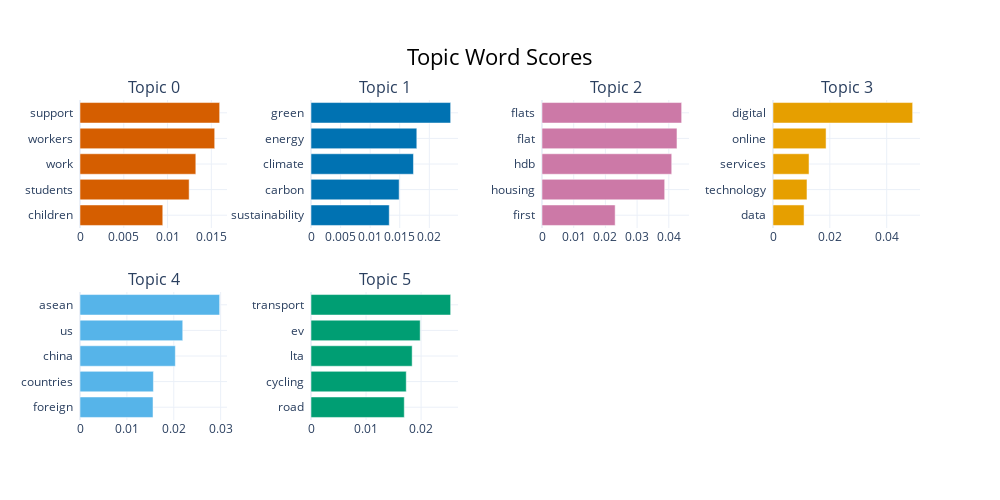

Notebook code for this chart:
### Code cell
enhanced_BERT.visualize_barchart()

### Figure 1 — Plotly figure (JSON) as saved in the notebook; plotly's stock layout.template omitted (floating-point values rounded to 4 significant figures)
{"data": [{"marker": {"color": "#D55E00"}, "orientation": "h", "type": "bar", "x": [0.009453, 0.01246, 0.01323, 0.01538, 0.01595], "xaxis": "x", "y": ["children  ", "students  ", "work  ", "workers  ", "support  "], "yaxis": "y"}, {"marker": {"color": "#0072B2"}, "orientation": "h", "type": "bar", "x": [0.01323, 0.0149, 0.01732, 0.01788, 0.0236], "xaxis": "x2", "y": ["sustainability  ", "carbon  ", "climate  ", "energy  ", "green  "], "yaxis": "y2"}, {"marker": {"color": "#CC79A7"}, "orientation": "h", "type": "bar", "x": [0.02308, 0.0387, 0.04092, 0.04258, 0.04405], "xaxis": "x3", "y": ["first  ", "housing  ", "hdb  ", "flat  ", "flats  "], "yaxis": "y3"}, {"marker": {"color": "#E69F00"}, "orientation": "h", "type": "bar", "x": [0.01093, 0.01195, 0.01268, 0.01867, 0.04913], "xaxis": "x4", "y": ["data  ", "technology  ", "services  ", "online  ", "digital  "], "yaxis": "y4"}, {"marker": {"color": "#56B4E9"}, "orientation": "h", "type": "bar", "x": [0.01558, 0.01566, 0.02034, 0.02192, 0.02979], "xaxis": "x5", "y": ["foreign  ", "countries  ", "china  ", "us  ", "asean  "], "yaxis": "y5"}, {"marker": {"color": "#009E73"}, "orientation": "h", "type": "bar", "x": [0.01695, 0.01731, 0.01838, 0.01984, 0.02537], "xaxis": "x6", "y": ["road  ", "cycling  ", "lta  ", "ev  ", "transport  "], "yaxis": "y6"}], "layout": {"annotations": [{"font": {"size": 16}, "showarrow": false, "text": "Topic 0", "x": 0.0875, "xanchor": "center", "xref": "paper", "y": 1, "yanchor": "bottom", "yref": "paper"}, {"font": {"size": 16}, "showarrow": false, "text": "Topic 1", "x": 0.3625, "xanchor": "center", "xref": "paper", "y": 1, "yanchor": "bottom", "yref": "paper"}, {"font": {"size": 16}, "showarrow": false, "text": "Topic 2", "x": 0.6375, "xanchor": "center", "xref": "paper", "y": 1, "yanchor": "bottom", "yref": "paper"}, {"font": {"size": 16}, "showarrow": false, "text": "Topic 3", "x": 0.9125, "xanchor": "center", "xref": "paper", "y": 1, "yanchor": "bottom", "yref": "paper"}, {"font": {"size": 16}, "showarrow": false, "text": "Topic 4", "x": 0.0875, "xanchor": "center", "xref": "paper", "y": 0.4, "yanchor": "bottom", "yref": "paper"}, {"font": {"size": 16}, "showarrow": false, "text": "Topic 5", "x": 0.3625, "xanchor": "center", "xref": "paper", "y": 0.4, "yanchor": "bottom", "yref": "paper"}], "height": 500, "hoverlabel": {"bgcolor": "white", "font": {"family": "Rockwell", "size": 16}}, "showlegend": false, "title": {"font": {"color": "Black", "size": 22}, "text": "Topic Word Scores", "x": 0.5, "xanchor": "center", "yanchor": "top"}, "width": 1000, "xaxis": {"anchor": "y", "domain": [0, 0.175], "showgrid": true}, "xaxis2": {"anchor": "y2", "domain": [0.275, 0.45], "showgrid": true}, "xaxis3": {"anchor": "y3", "domain": [0.55, 0.725], "showgrid": true}, "xaxis4": {"anchor": "y4", "domain": [0.825, 1], "showgrid": true}, "xaxis5": {"anchor": "y5", "domain": [0, 0.175], "showgrid": true}, "xaxis6": {"anchor": "y6", "domain": [0.275, 0.45], "showgrid": true}, "xaxis7": {"anchor": "y7", "domain": [0.55, 0.725], "showgrid": true}, "xaxis8": {"anchor": "y8", "domain": [0.825, 1], "showgrid": true}, "yaxis": {"anchor": "x", "domain": [0.6, 1], "showgrid": true}, "yaxis2": {"anchor": "x2", "domain": [0.6, 1], "showgrid": true}, "yaxis3": {"anchor": "x3", "domain": [0.6, 1], "showgrid": true}, "yaxis4": {"anchor": "x4", "domain": [0.6, 1], "showgrid": true}, "yaxis5": {"anchor": "x5", "domain": [0, 0.4], "showgrid": true}, "yaxis6": {"anchor": "x6", "domain": [0, 0.4], "showgrid": true}, "yaxis7": {"anchor": "x7", "domain": [0, 0.4], "showgrid": true}, "yaxis8": {"anchor": "x8", "domain": [0, 0.4], "showgrid": true}}}
